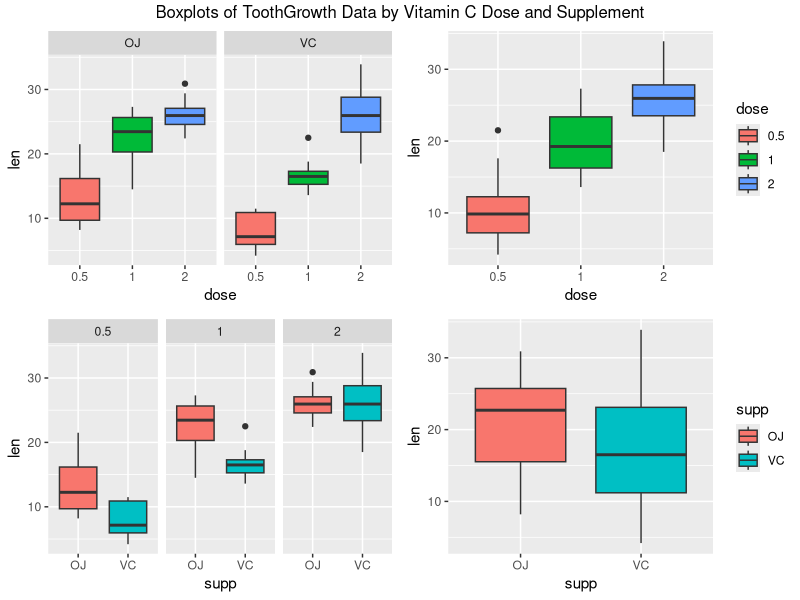

Write the R code that produced this figure.
## ---- chunk 1
library(knitr)
opts_chunk$set(fig.width=7, fig.height=4, warning=FALSE, message=FALSE)
## ---- chunk 2
        library(dplyr)
        library(ggplot2)
        library(datasets)
        library(gridExtra)
        library(GGally)
## ---- chunk 3
        data(ToothGrowth)
        # to keep camelCase naming format with lowercase first letter and uppercase subsequent letters
        toothGrowth <- ToothGrowth
        # convert to factor for plotting
        toothGrowth$dose <- as.factor(toothGrowth$dose)
## ---- chunk 4
        str(toothGrowth)
        head(toothGrowth)
        tail(toothGrowth)
        summary(toothGrowth)
## ---- chunk 5
        dim(toothGrowth)
## ---- chunk 6
        sample_size <- length(toothGrowth$len)
        sample_size
## ---- chunk 7
        ## X bar - Mean
        mean_groups <- aggregate(toothGrowth$len,list(toothGrowth$supp,toothGrowth$dose),mean)
        mean_groups
## ---- chunk 8
        ## s - standard Deviation
        sd_group <- aggregate(toothGrowth$len,list(toothGrowth$supp,toothGrowth$dose),sd)
        sd_group
## ---- chunk 9
        summary(toothGrowth)
## ---- chunk 10
        table(toothGrowth$supp, toothGrowth$dose)
## ---- chunk 11
p1 <- ggplot(data=toothGrowth, aes(x=dose,y=len,fill=dose)) +
  geom_boxplot() + 
  theme(legend.position="none") + 
  facet_grid(.~supp) 

p2 <- ggplot(data=toothGrowth, aes(x=supp,y=len,fill=supp)) +
  geom_boxplot() + 
  theme(legend.position="none") + 
  facet_grid(.~dose) 

p3 <- ggplot(data=toothGrowth, aes(x=supp,y=len,fill=supp)) +
  geom_boxplot()

p4 <- ggplot(data=toothGrowth, aes(x=dose,y=len,fill=dose)) +
  geom_boxplot()

grid.arrange(p1, p4, p2, p3, ncol = 2, nrow=2, top="Boxplots of ToothGrowth Data by Vitamin C Dose and Supplement")
## ---- chunk 12
anova.out <- aov(len ~ supp * dose, data=toothGrowth)
summary(anova.out)
## ---- chunk 13
TukeyHSD(anova.out)
confint(anova.out)
print(model.tables(anova.out,"means"),digits=3)
